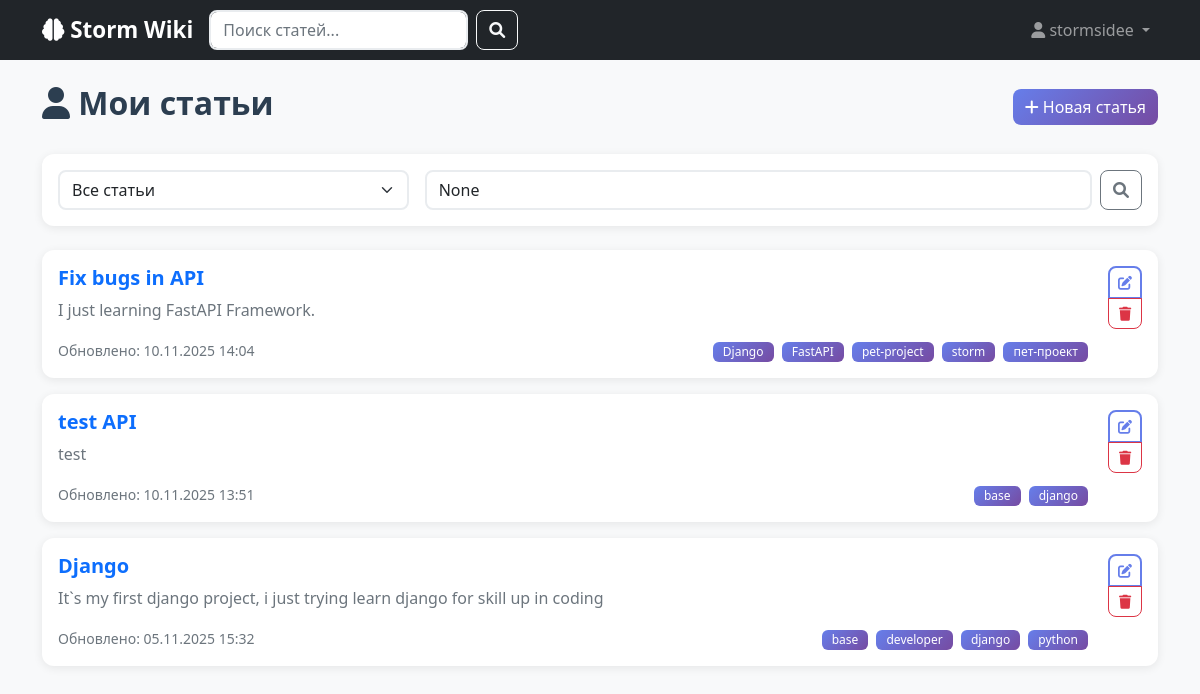
Screenshot of /my-articles/ (signed in) with the database file from the repository.
### app/models.py (models this page shows, shortened)
class Article(models.Model):
    title = models.CharField(max_length=200, verbose_name='Заголовок')
    content = models.TextField(verbose_name='Содержание')
    tags = models.ManyToManyField(Tag, blank=True, verbose_name='Теги')
    author = models.ForeignKey(User, on_delete=models.CASCADE, verbose_name='Автор')
    created_at = models.DateTimeField(auto_now_add=True, verbose_name='Создано')
    updated_at = models.DateTimeField(auto_now=True, verbose_name='Обновлено')
    is_published = models.BooleanField(default=True, verbose_name='Опубликовано')
    class Meta:
        verbose_name = 'Статья'
        verbose_name_plural = 'Статьи'
        ordering = ['-updated_at']
        indexes = [
            models.Index(fields=['title']),
            models.Index(fields=['created_at']),
        ]

class Tag(models.Model):
    name = models.CharField(max_length=50, unique=True, verbose_name='Заголовок')
    created_at = models.DateTimeField(auto_now_add=True)
    class Meta:
        verbose_name = 'Тег'
        verbose_name_plural = 'Теги'
        ordering = ['name']

### app/views.py (the view)
# urls.py: path('my-articles/', views.my_articles, name='my_articles'),
@login_required
def my_articles(request):
    articles = Article.objects.filter(author=request.user)
    query = request.GET.get('q')
    if query:
        articles = articles.filter(
            Q(title__icontains=query) |
            Q(content__icontains=query)
        )
    status_filter = request.GET.get('status')
    if status_filter == 'published':
        articles = articles.filter(is_published=True)
    elif status_filter == 'draft':
        articles = articles.filter(is_published=False)
    paginator = Paginator(articles, 10)
    page_number = request.GET.get('page')
    page_obj = paginator.get_page(page_number)
    context = {
        'articles': page_obj,
        'page_obj': page_obj,
        'query': query,
        'status_filter': status_filter,
    }
    return render(request, 'my_articles.html', context)

### app/templates/my_articles.html (shortened to what this page needs)
{% extends 'index.html' %}
{% block content %}
<div class="d-flex justify-content-between align-items-center mb-4">
    <h2><i class="fas fa-user"></i> Мои статьи</h2>
    <a href="{% url 'article_create' %}" class="btn btn-primary">
        <i class="fas fa-plus"></i> Новая статья
    </a>
</div>
<div class="card mb-4">
    <div class="card-body">
        <div class="row g-3">
            <div class="col-md-4">
                <select class="form-select" onchange="window.location.href=this.value">
                    <option value="?status=all">Все статьи</option>
                </select>
            </div>
            <div class="col-md-8">
                <form method="get" class="d-flex">
                    <input type="text" name="q" class="form-control me-2"
                           placeholder="Поиск по моим статьям..." value="{{ query }}">
                    <button type="submit" class="btn btn-outline-secondary">
                        <i class="fas fa-search"></i>
                    </button>
                </form>
            </div>
        </div>
    </div>
</div>
{% for article in articles %}
<div class="card mb-3">
    <div class="card-body">
        <div class="d-flex justify-content-between align-items-start">
            <div class="flex-grow-1">
                <h5 class="card-title">
                    <a href="{% url 'article_detail' article.pk %}" class="text-decoration-none">
                        {{ article.title }}
                    </a>
                </h5>
                <p class="card-text text-muted">
                    {{ article.content|truncatewords:30 }}
                </p>
                <div class="d-flex justify-content-between align-items-center">
                    <small class="text-muted">
                        Обновлено: {{ article.updated_at|date:"d.m.Y H:i" }}
                    </small>
                    <div>
                        {% for tag in article.tags.all %}
                        <span class="badge tag me-1">{{ tag.name }}</span>
                        {% endfor %}
                    </div>
                </div>
            </div>
            <div class="btn-group-vertical ms-3">
                <a href="{% url 'article_edit' article.pk %}" class="btn btn-sm btn-outline-primary">
                    <i class="fas fa-edit"></i>
                </a>
                <a href="{% url 'article_delete' article.pk %}" class="btn btn-sm btn-outline-danger">
                    <i class="fas fa-trash"></i>
                </a>
            </div>
        </div>
    </div>
</div>
{% endfor %}
{% endblock %}

### app/templates/index.html (shortened to what this page needs)
<!DOCTYPE html>
<html lang="ru">
<head>
    <link href="https://cdn.jsdelivr.net/npm/bootstrap@5.1.3/dist/css/bootstrap.min.css" rel="stylesheet">
    <link href="https://cdnjs.cloudflare.com/ajax/libs/font-awesome/6.0.0/css/all.min.css" rel="stylesheet">
</head>
<body>
    <nav class="navbar navbar-expand-lg navbar-dark bg-dark">
        <div class="container">
            <a class="navbar-brand" href="{% url 'article_list' %}">
                <i class="fas fa-brain"></i> Storm Wiki
            </a>
            <div class="d-flex search-box">
                <form method="get" action="{% url 'article_list' %}" class="d-flex w-100">
                    <input class="form-control me-2" type="search" name="q"
                           placeholder="Поиск статей..." value="{{ request.GET.q }}">
                    <button class="btn btn-outline-light" type="submit">
                        <i class="fas fa-search"></i>
                    </button>
                </form>
            </div>
            <div class="navbar-nav ms-auto">
                {% if user.is_authenticated %}
                <div class="nav-item dropdown">
                    <a class="nav-link dropdown-toggle" href="#" role="button" data-bs-toggle="dropdown">
                        <i class="fas fa-user"></i> {{ user.username }}
                    </a>
                </div>
                {% endif %}
            </div>
        </div>
    </nav>
    <div class="container mt-4 fade-in">
        {% block content %}
        {% endblock %}
    </div>
</body>
</html>

### app/templates/index.html (style rules this page uses)
.search-box { max-width: 400px; }
.tag { font-size: 0.75em; background: linear-gradient(135deg, #667eea 0%, #764ba2 100%); color: white; border: none; border-radius: 12px; padding: 4px 10px; }
.navbar-brand { font-weight: 600; font-size: 1.4rem; }
.nav-link { font-weight: 500; transition: color 0.3s ease; }
.card { border: none; box-shadow: 0 2px 10px rgba(0,0,0,0.08); border-radius: 12px; }
.btn { border-radius: 8px; font-weight: 500; transition: all 0.3s ease; }
.btn-primary { background: linear-gradient(135deg, #667eea 0%, #764ba2 100%); border: none; }
.btn-outline-primary { border: 2px solid #667eea; color: #667eea; }
.form-control, .form-select { border-radius: 8px; border: 2px solid #e9ecef; transition: all 0.3s ease; }
h1, h2, h3, h4, h5, h6 { color: #2c3e50; font-weight: 600; }
body { background-color: #f8f9fa; color: #495057; font-family: 'Segoe UI', Tahoma, Geneva, Verdana, sans-serif; }
a { text-decoration: none; transition: color 0.3s ease; }
.badge { border-radius: 6px; font-weight: 500; }
.fade-in { animation: fadeIn 0.5s ease-out; }

### rows the page displays
Article: title "Fix bugs in API", content "I just learning FastAPI Framework.", updated_at "10.11.2025 14:04"
Tag: name "Django"
Tag: name "FastAPI"
Tag: name "pet-project"
Tag: name "storm"
Tag: name "пет-проект"
Article: title "test API", content "test", updated_at "10.11.2025 13:51"
Tag: name "base"
Tag: name "django"
Article: title "Django", content "It`s my first django project, i just trying learn django for skill up in coding", updated_at "05.11.2025 15:32"
Tag: name "developer"
Tag: name "python"

### other values shown
{{ user.username }} "stormsidee"
